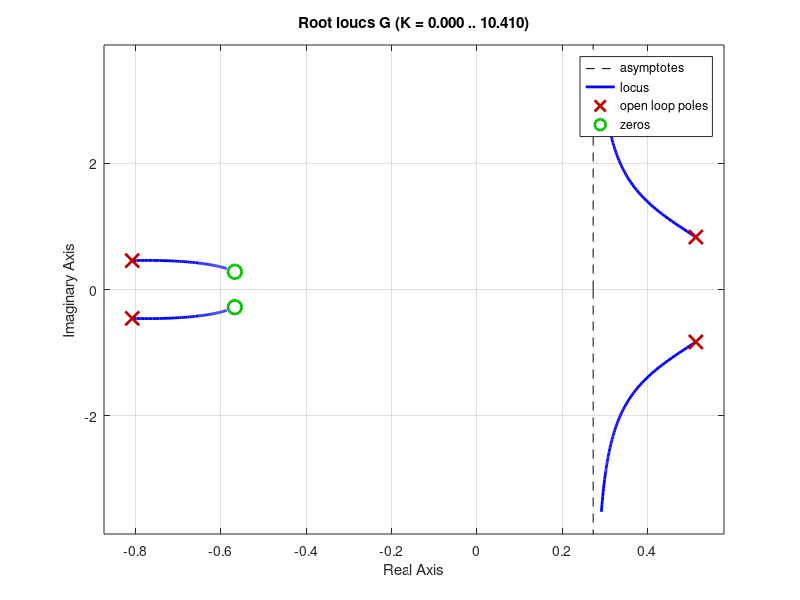
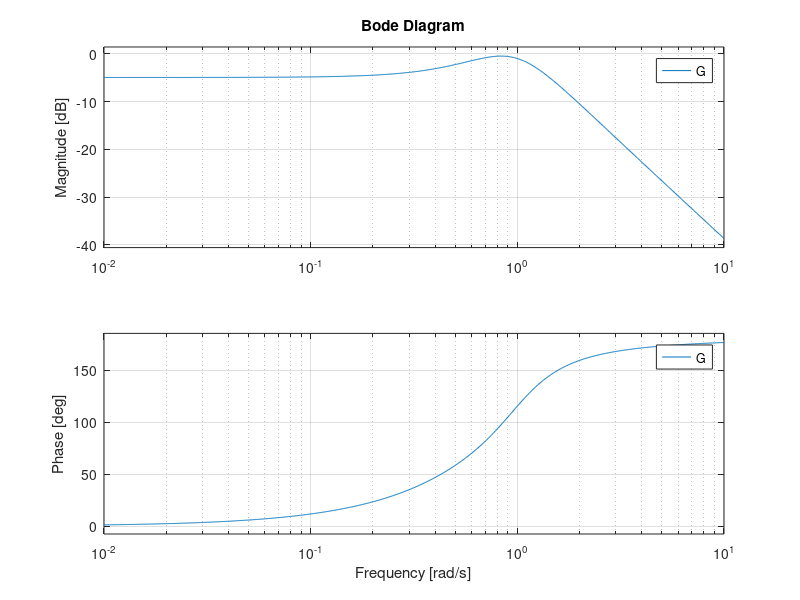

Here is the MATLAB script that generated these plots, in order:
%%

den = rand(1,5) * 10;
num = rand(1,3) * 10;

disp('zeros')
roots(num)
disp('poles')
roots(den)

%%

G = tf(num,den)
figure(1)
rlocus(G)
figure(2)
bode(G)
